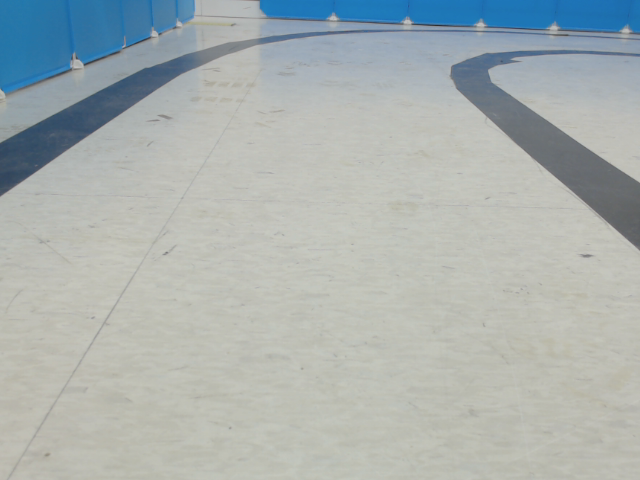
#> input picture scripts/saved_angle_data/000_0000.png, 640 x 480 px, given in place of output.avi, which was not available
$ python wecar.py
#> lines starting #> are read from the running program, lines starting #| are printed output that depends on the picture; after the words box and inside, x2 and y2 are one past the last pixel; in counts of white or black regions, pixels touching at a corner belong together; pictures that were not available may be replaced by others from this repository, and a replacement may not be noted
#!/usr/bin/env python

import cv2
import numpy as np

print(cv2.__version__)

class LineCar:
    def __init__(self):
        self.cam = None
        self.img = None
        self.steer = 0

    def set_cam(self, _index):
#> in get_image, img is the input picture: shape (480, 640, 3); mean B, G, R 176.3, 177.3, 169.5
        self.cam = cv2.VideoCapture(_index)

    def detect_line(self):
        ret, self.img = self.get_image(self.cam, 1)
        rate = 1
        while ret:
            #cv2.imshow("original", self.img)
            lines = self.recognition()
            self.judgement(lines)
            ret, self.img = self.get_image(self.cam, 1)
            if rate % 10 == 0:
                #
                yield self.steer
                rate = 1
            rate += 1
            if cv2.waitKey(1) & 0xff == ord('q'):
                break
        cv2.destroyAllWindows()

    def recognition(self):
        self.img = cv2.GaussianBlur(self.img, (5, 5), -1)

        temp = self.roi_image(self.img)
#> in roi_image, `cv2.fillPoly(mask, vertices, match_mask_color)`:
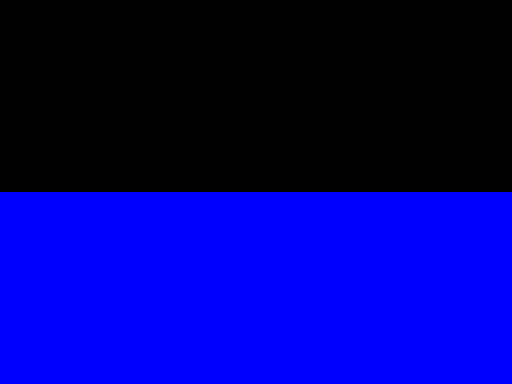
#> mask: shape (384, 512, 3); mean of channels 0, 1, 2 127.5, 0, 0; drawn as B, G, R
#> in roi_image, `masked_image = cv2.bitwise_and(_image, mask)`:
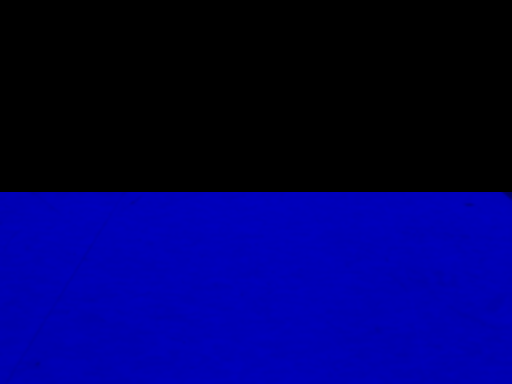
#> masked_image: shape (384, 512, 3); mean of channels 0, 1, 2 90.3, 0, 0; drawn as B, G, R

        hsv = cv2.cvtColor(temp, cv2.COLOR_BGR2HSV)
#> hsv: shape (384, 512, 3); mean H, S, V 60, 127.5, 90.3
        low_val = (39, 0, 184)
        high_val = (221, 255, 255)

        mask = cv2.inRange(hsv, low_val, high_val)
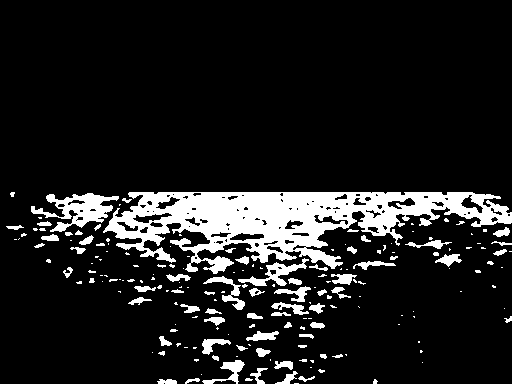
#> mask: shape (384, 512); 12.1% white; 191 white regions (120 under 20 px), largest, box (x1, y1, x2, y2) and area: (103, 192, 512, 274) 15493, (31, 193, 119, 232) 1453, (238, 258, 309, 286) 577
        #cv2.imshow("ROI", mask)

        canny = cv2.Canny(mask, 75, 150)
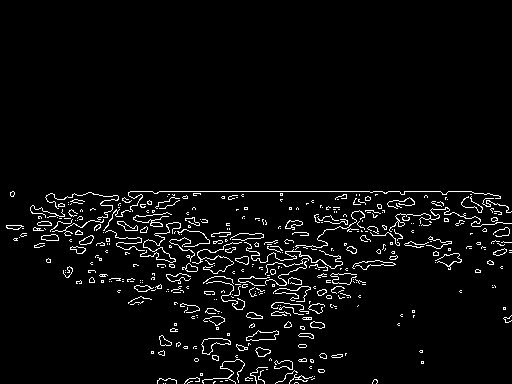
#> canny: shape (384, 512); 4% white in thin lines or dots, all inside (x1, y1, x2, y2) = (6, 191, 512, 384)
        #cv2.imshow("Canny", canny)

        lines = cv2.HoughLinesP(canny, 1, float(3.14)/float(180),
                                40, minLineLength=30, maxLineGap=50)
#> lines = 82 rows, first 6: [130, 191, 471, 191], [6, 225, 439, 239], [21, 236, 507, 210], [39, 243, 498, 243], [211, 271, 492, 261], [34, 246, 482, 246]

        return lines

    def judgement(self, _lines):
        if _lines is not None:
            _lines = self.calc_line_axis(self.img, _lines)
#> in calc_line_axis, `width = _img.shape[1]`: width = 512
#> in calc_line_axis, `left_region_boundary = width * (1 - float(boundary))`: left_region_boundary = 170.7
#> in calc_line_axis, `right_region_boundary = width * float(boundary)`: right_region_boundary = 341.3
#> the loop in calc_line_axis, `for line in lines:` made 82 passes
#> line on passes 1 to 12: [[130, 191, 471, 191]], [[6, 225, 439, 239]], [[21, 236, 507, 210]], [[39, 243, 498, 243]], [[211, 271, 492, 261]], [[34, 246, 482, 246]], [[70, 274, 504, 205]], [[306, 203, 507, 206]], [[31, 206, 174, 203]], [[70, 247, 502, 254]], [[76, 283, 335, 260]], [[30, 208, 344, 297]]
#> after the loop in calc_line_axis, `for line in lines:`: left_fit = 30 pairs, first value -0.489 to -3.08e-17, second value 191 to 425.9; right_fit = [(4.32e-16, 242), (1.13e-16, 193)]
#> in calc_line_axis, `left_fit_average = np.average(left_fit, axis=0)`: left_fit_average = [-0.071, 252.5]
            if _lines is not None:
                result = self.draw_line(_lines)
                #cv2.imshow("draw line", result)
        else:
            self.steer = -99

    def cam_setting(self, _op=1):
        if _op == 0:
            self.cam.set(3, 1920)
            self.cam.set(4, 1080)
        else:
            pass

    @staticmethod
    def get_image(_dir, _op=0):
        if _op == 0:
            return cv2.imread(_dir)
        else:
            ret, img = _dir.read()
            if ret:
                img = cv2.resize(
                    img,
                    dsize=(0, 0),
                    fx=0.8,
                    fy=0.8,
                    interpolation=cv2.INTER_LINEAR
                )
            return ret, img

    @staticmethod
    def roi_image(_image):
        height = _image.shape[0]
        width = _image.shape[1]
        roi = [
            (0, height),
            (0, height / 2),
            (width, height / 2),
            (width, height)
        ]

        vertices = np.array([roi], np.int32)
        mask = np.zeros_like(_image)

        match_mask_color = 255*3
        cv2.fillPoly(mask, vertices, match_mask_color)
        masked_image = cv2.bitwise_and(_image, mask)

        return masked_image

    def draw_line(self, points):
        height = self.img.shape[0]
        width = self.img.shape[1]

        if len(points) == 2:
            _, _, left_x2, _ = points[0][0]
            _, _, right_x2, _ = points[1][0]
            mid = int(width / float(2))
            if left_x2 > width * 2 / 3 or right_x2 < width / 3:
                if left_x2 > width * 2 / 3:
                    base_x = left_x2 - (width / 2)
                elif right_x2 < width / 3:
                    base_x = width / 2 - right_x2
                base_y = int(height / 2)
                result = self.base_line(1, base_x, base_y)
            else:
                base_x = int(left_x2 + right_x2) / 2 - float(mid)
                base_y = int(height / float(2))

                result = self.base_line(2, base_x, base_y)

        elif len(points) == 1:
            x1, _, x2, _ = points[0][0]

            base_x = x2 - x1
            base_y = int(height / float(2))
            result = self.base_line(1, base_x, base_y)

        else:
            base_x = width / float(2)
            result = self.base_line(0, base_x, height)

        for point in points:
            x1, y1, x2, y2 = point[0]
            cv2.line(result, (x1, y1), (x2, y2), (0, 255, 0), 4)

        return result

    def base_line(self, _num, _x, _y):
        height = self.img.shape[0]
        width = self.img.shape[1]

        mid_rad = np.arctan(_x / float(_y))

        mid_deg = int(mid_rad * 180 / np.pi)
        self.stablize_deg(_num, mid_deg)

        temp = self.steer + 90
        ofc_rad = temp / 180 * np.pi

        x1 = int(width / float(2))
        y1 = height

        if ofc_rad == 0:
            x2 = int(width / float(2))
        else:
            x2 = int(x1 - height / 2 / float(np.tan(ofc_rad)))

        y2 = int(height / float(2))

        temp = self.img.copy()

        cv2.line(temp, (x1, y1), (x2, y2), (0, 255, 255), 4)

        return temp

    def stablize_deg(self, _num, _calc_deg):
        max_angle = 0

        if self.steer == -99:
            self.steer = 0

        if _num > 0:
            max_angle = 4
        else:
            return 0

        deg_offset = _calc_deg - self.steer
        if abs(deg_offset) > max_angle:
            self.steer = int(
                self.steer + max_angle * deg_offset / abs(deg_offset)
            )

        if self.steer > 25:
            self.steer = 25
        elif self.steer < -25:
            self.steer = -25

    def calc_line_axis(self, _img, lines):
        width = _img.shape[1]

        lane_lines = []

        left_fit = []
        right_fit = []

        boundary = 2 / float(3)
        left_region_boundary = width * (1 - float(boundary))
        right_region_boundary = width * float(boundary)

        for line in lines:
            for x1, y1, x2, y2 in line:
                if x1 == x2:
                    continue
                fit = np.polyfit((x1, x2), (y1, y2), 1)
                slope = fit[0]
                intercept = fit[1]

                if slope < 0:
                    if x1 < left_region_boundary:
                        left_fit.append((slope, intercept))
                elif slope > 0:
                    if x1 > right_region_boundary:
                        right_fit.append((slope, intercept))
                else:
                    pass

        if len(left_fit) > 0:
            left_fit_average = np.average(left_fit, axis=0)
            lane_lines.append(self.make_points(_img, left_fit_average))
#> in make_points, `slope, intercept = line`: slope = -0.071; intercept = 252.5
#> in make_points, `x1 = max(-width, min(2 * width, int((y1 - intercept) / slope)))`: x1 = -512
#> in make_points, `x2 = max(-width, min(2 * width, int((y2 - intercept) / slope)))`: x2 = 851
        if len(right_fit) > 0:
            right_fit_average = np.average(right_fit, axis=0)
            lane_lines.append(self.make_points(_img, right_fit_average))

        return lane_lines if len(lane_lines) > 0 else None

    @staticmethod
    def make_points(_img, line):
        height, width, _ = _img.shape
        slope, intercept = line
        y1 = height
        y2 = int(y1 / 2)

        if slope == 0:
            slope = 0.0000001
        x1 = max(-width, min(2 * width, int((y1 - intercept) / slope)))
        x2 = max(-width, min(2 * width, int((y2 - intercept) / slope)))

        return [[x1, y1, x2, y2]]

if __name__ == '__main__':
    run_car = LineCar()
    run_car.set_cam('./video/output.avi')
    while True:
        steer = next(run_car.detect_line())
#> in calc_line_axis, `right_fit_average = np.average(right_fit, axis=0)`: right_fit_average = [2.73e-16, 217.5]
#> in draw_line, `_, _, left_x2, _ = points[0][0]`: left_x2 = 851
#> in draw_line, `_, _, right_x2, _ = points[1][0]`: right_x2 = -512
#> in draw_line, `base_x = left_x2 - (width / 2)`: base_x = 595
#> in base_line, `mid_rad = np.arctan(_x / float(_y))`: mid_rad = 1.26
#> in base_line, `mid_deg = int(mid_rad * 180 / np.pi)`: mid_deg = 72
#> in stablize_deg, `self.steer = int( self.steer + max_angle * deg_offset / abs(deg_offset..`: self.steer = 4
#> in base_line, `temp = self.steer + 90`: temp = 94
#> in base_line, `ofc_rad = temp / 180 * np.pi`: ofc_rad = 1.64
#> in base_line, `x2 = int(x1 - height / 2 / float(np.tan(ofc_rad)))`: x2 = 269
#> in base_line, `cv2.line(temp, (x1, y1), (x2, y2), (0, 255, 255), 4)`:
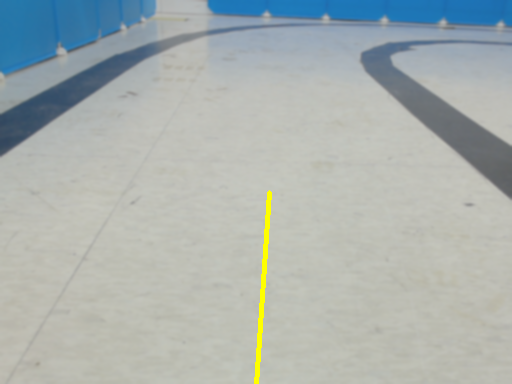
#> temp: shape (384, 512, 3); mean of channels 0, 1, 2 175.4, 177.6, 169.8; drawn as B, G, R
#> the loop in draw_line, `for point in points:` made 2 passes
#> (x1, y1, x2, y2) on passes 1 to 2: (-512, 384, 851, 192), (1024, 384, -512, 192)
#> after the loop in draw_line, `for point in points:`:
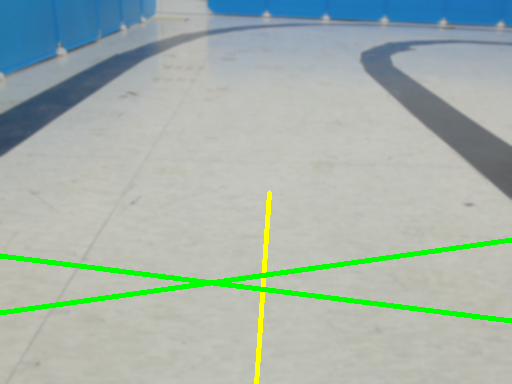
#> result: shape (384, 512, 3); 2.58% of pixels changed, all inside (x1, y1, x2, y2) = (0, 238, 512, 324); drawn as B, G, R
#> (the run stopped early here; a loop or call above may not have finished)
